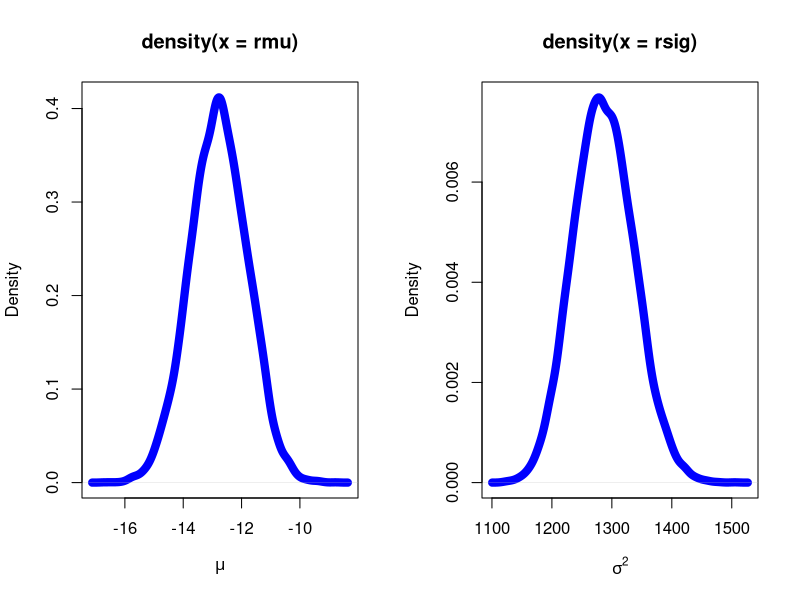
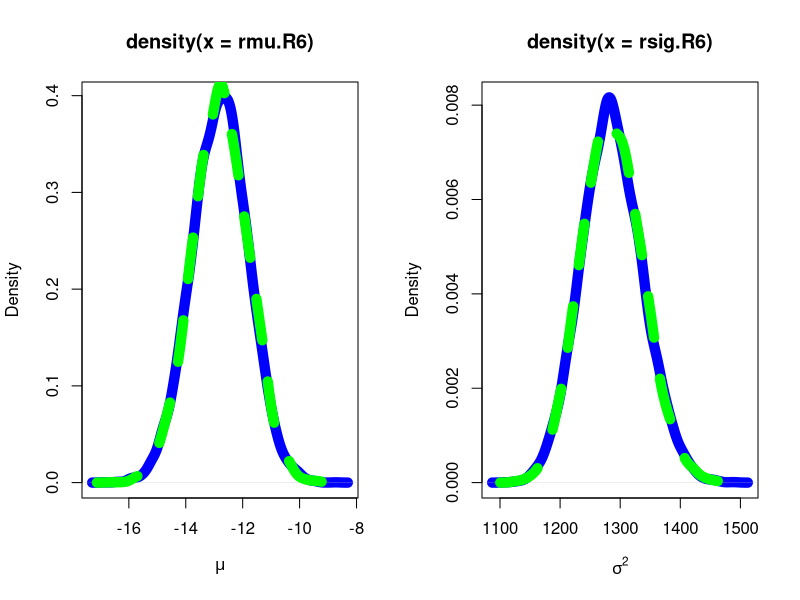
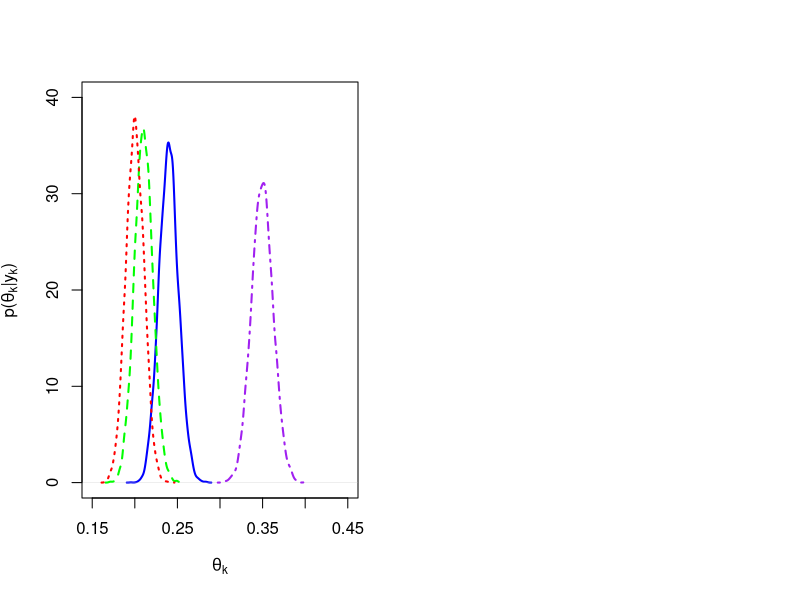

Here is the R script that generated these plots, in order:
## Example I.R5 ##
# install.packages('MCMCpack')
library(MCMCpack)

setwd('/Users/mjm556/Desktop/MATH 640')
hers <- read.table('hers.txt', header = TRUE)
head(hers)

y		<- hers$x
ybar	<- mean(y)
sig	<- var(y)
n		<- length(y)
B		<- 10000

set.seed(3)

rmu		<- ybar + (sqrt(sig/n))*rt(B, df = n-1)
rsig		<- rinvgamma(B, (n-1)/2, ((n-1)/2)*sig)

mean(rmu)
mean(rsig)

quantile(rmu, probs = c(0.025, 0.975))
quantile(rsig, probs = c(0.025, 0.975))

par(mfrow = c(1,2))
plot(density(rmu), xlab = expression(mu), col = 'blue', lwd = 8)
plot(density(rsig), xlab = expression(sigma^2), col = 'blue', lwd = 8)


## Example I.R6 ##
set.seed(3)
B				<- 10000
rsig.R6		<- rinvgamma(B, (n-1)/2, ((n-1)/2)*sig)
rmu.R6		<- rnorm(B, ybar, sqrt(rsig.R6/n))

mean(rmu.R6)
mean(rsig.R6)

# compare results #
quantile(rmu, probs = c(0.5, 0.025, 0.975))
quantile(rmu.R6, probs = c(0.5, 0.025, 0.975))

quantile(rsig, probs = c(0.5, 0.025, 0.975))
quantile(rsig.R6, probs = c(0.5, 0.025, 0.975))

par(mfrow = c(1,2))
plot(density(rmu.R6), xlab = expression(mu), col = 'blue', lwd = 10)
lines(density(rmu), col = 'green', lwd = 10, lty = 2)
plot(density(rsig.R6), xlab = expression(sigma^2), col = 'blue', lwd = 10)
lines(density(rsig), col = 'green', lwd = 10, lty = 2)


## Example I.R7 ##
set.seed(2584)
B				<- 10000
postAlpha	<- c(338 + 1, 296 + 1, 282 + 1, 493 + 1)
rtheta 		<- rdirichlet(B, postAlpha)

apply(rtheta, 2, mean)
out	<- t(apply(rtheta, 2, quantile, probs = c(0.5, 0.025, 0.975)))
rownames(out)	<- c('LePen', 'Fillon', 'Macron', 'Other')
out

plot(density(rtheta[,1]), col = 'blue', lwd = 2, main = '', ylab = expression(paste('p(',theta[k],'|',y[k],')')), xlab = expression(theta[k]), xlim = c(0.15, 0.45), ylim = c(0, 40))
lines(density(rtheta[,2]), col = 'green', lwd = 2, lty = 2)
lines(density(rtheta[,3]), col = 'red', lwd = 2, lty = 3)
lines(density(rtheta[,4]), col = 'purple', lwd = 2, lty = 4)

mean(rtheta[,3] >= 0.2401)
